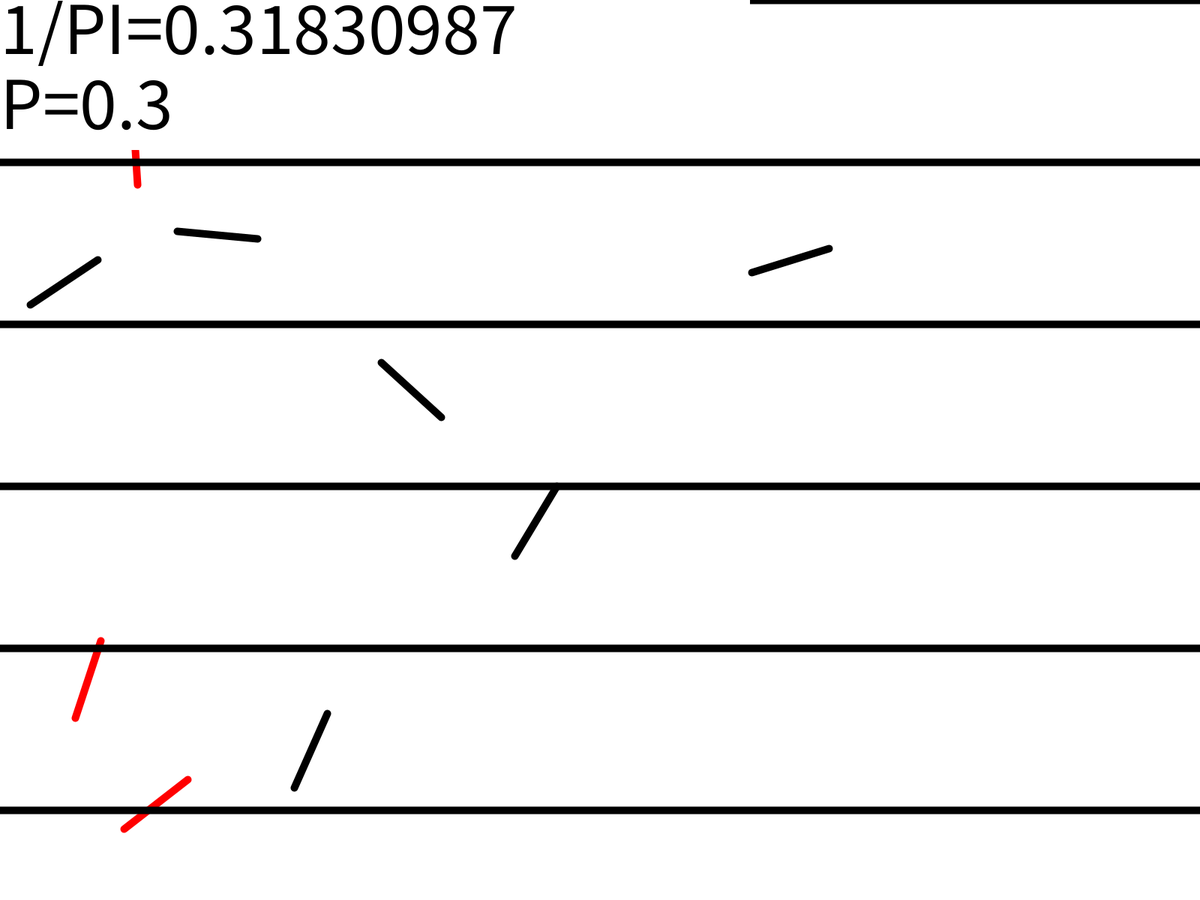
Frame 1 (no input)
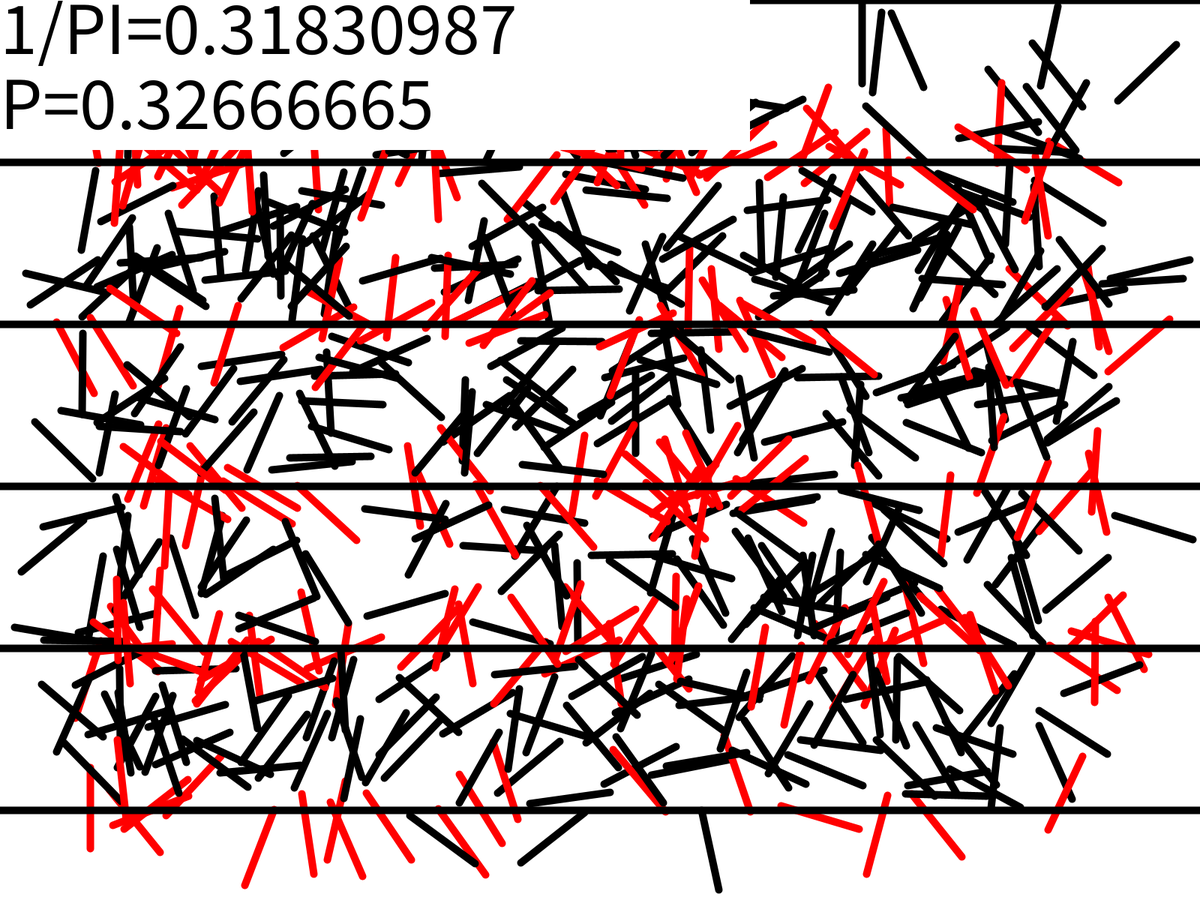
Frame 60 (the mouse pressed at the canvas centre just before this capture)
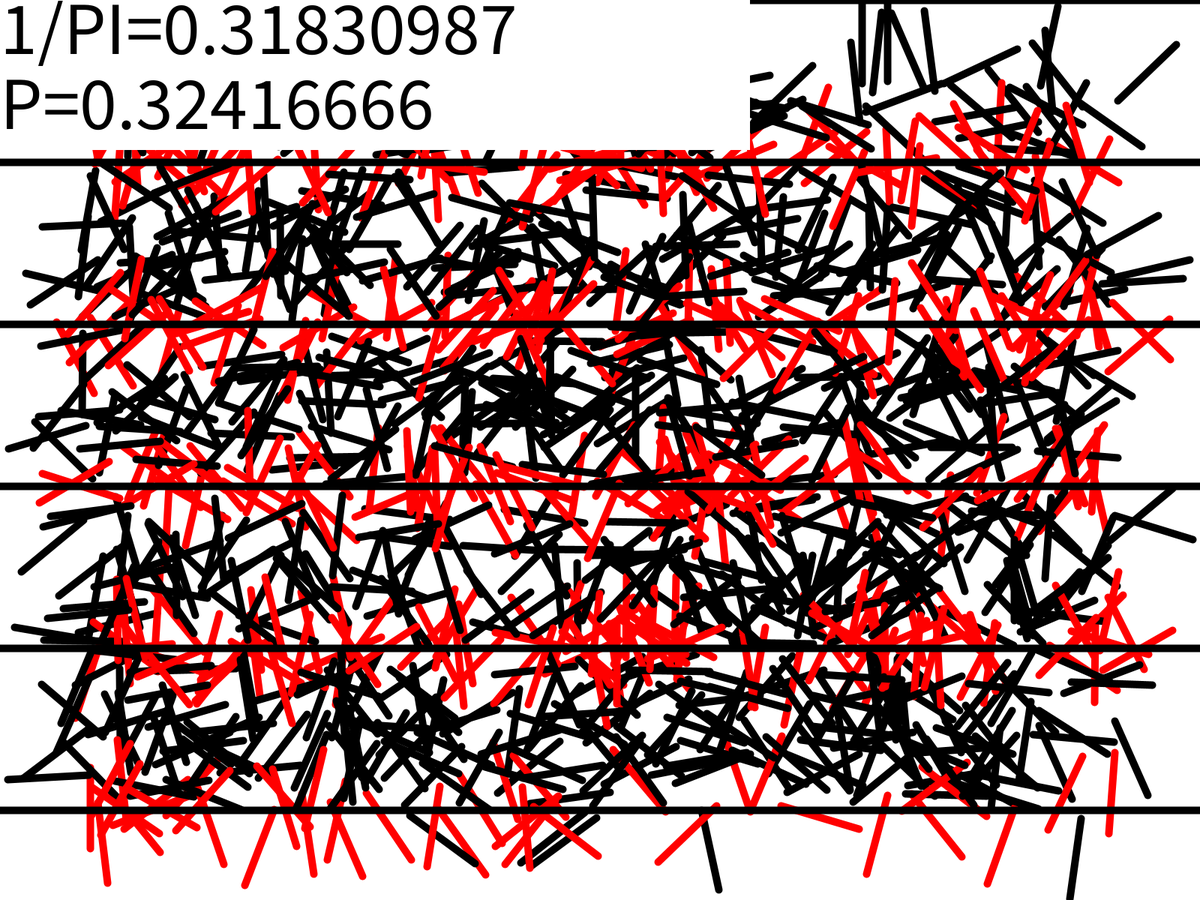
Frame 120 (the mouse held since frame 60 and released just before this capture)

The Processing sketch that drew these frames (run headless with seeded random() and noise(); from frame 60 on, the mouse is pressed at the canvas centre):

// Processing sketch: Buffon_s_Needle
// ── Buffon_s_Needle.pde
ArrayList<Stick> sticks = new ArrayList<Stick>();
ArrayList<Line> lines = new ArrayList<Line>();
float l = 2160/20, d = 2*l;
float ntest, ninter;

void setup(){
  //size(500, 500);
  fullScreen();
  for(int i = 0; i <= height; i+=d){
    lines.add(new Line(i));
  }
  strokeWeight(10);
}

void draw(){
  background(255);
  //add stick
  for(int i = 0; i < 10; i++){
    Stick stick = new Stick();
    stick.ckInter();
    sticks.add(stick);
  }
  //visualize
  for(Stick stick : sticks){
    stick.show();
  }
  stroke(0);
  for(Line line : lines){
    line.show();
  }
  fill(255);
  noStroke();
  rect(0, 0, 1000, 200);
  textSize(100);
  fill(0);
  textAlign(LEFT, TOP);
  text("1/PI="+(1/PI), 0, 0);
  text("P="+ninter/ntest, 0, 100);
}

class Stick{
  PVector spos, epos;
  boolean inter = false;//intersect
  
  Stick(){
    spos = new PVector(random(l, width-l), random(l, height-l));
    epos = PVector.fromAngle(random(TWO_PI)).mult(l).add(spos);
  }
  
  void ckInter(){//check intersect
    ntest++;
    for(Line line : lines){
      if(spos.y < line.y && epos.y > line.y || spos.y > line.y && epos.y < line.y){
        inter = true;
        ninter++;
      }
    }
  }
  
  void show(){
    if(inter)stroke(255, 0, 0);
    else stroke(0);
    line(spos.x, spos.y, epos.x, epos.y);
  }
}

class Line{
  float y;
  
  Line(float y){
    this.y = y;
  }
  
  void show(){
    line(0, y, width, y);
  }
}
